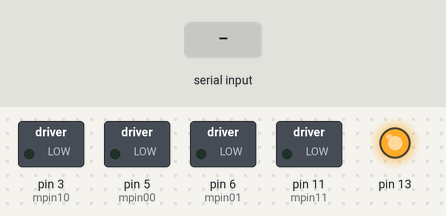
Recording of a sketch running on a simulated Arduino Uno, built with avr-gcc and run on an emulated ATmega328P. Parts: switched loads named in the sketch (green lamp = pin HIGH), output pins drawn as LEDs (lit = HIGH). The inputs (shaded band) are chosen by the test bench.

Above: at 7.2 s.
7.3 s: "F" received over the second serial link
At 8.5 s:
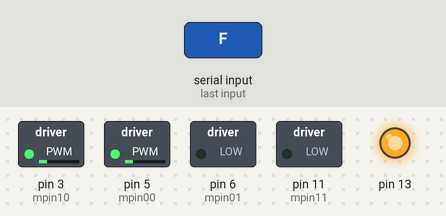
8.8 s: "B" received over the second serial link
At 9.8 s:
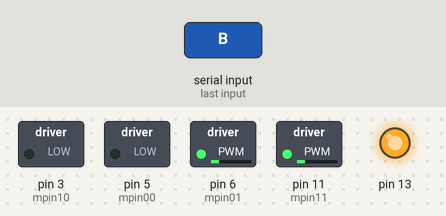
10.3 s: "L" received over the second serial link
At 10.9 s:
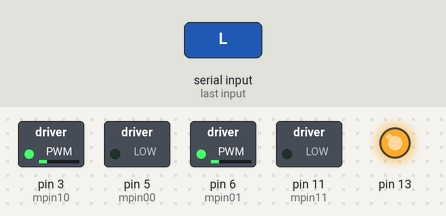
11.8 s: "R" received over the second serial link
At 12.1 s:
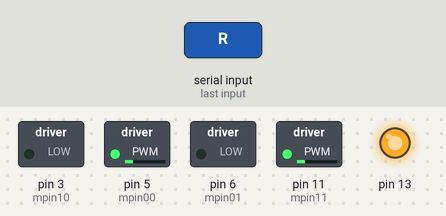
Timing chart, 0 to 14.3 s (numbered marks = the images above; inputs shaded):
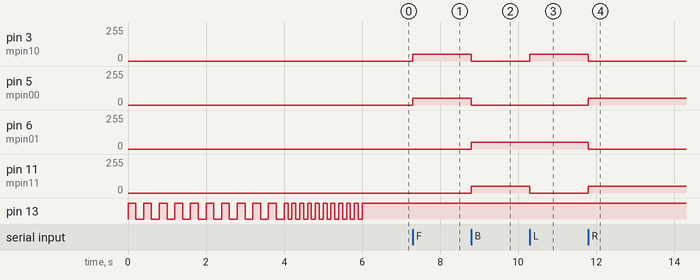

Measured:
- after the input at 7.3 s, pin 3 (mpin10), pin 5 (mpin00): 0/255 → 50/255 at once
- after the input at 8.8 s, pin 3 (mpin10), pin 5 (mpin00): 50/255 → 0/255 at once; pin 6 (mpin01), pin 11 (mpin11): 0/255 → 50/255 at once
- after the input at 10.3 s, pin 3 (mpin10): 0/255 → 50/255 at once; pin 11 (mpin11): 50/255 → 0/255 at once
- after the input at 11.8 s, pin 3 (mpin10), pin 6 (mpin01): 50/255 → 0/255 at once; pin 5 (mpin00), pin 11 (mpin11): 0/255 → 50/255 at once

The sketch:

slave_car.ino
```cpp
#include <SoftwareSerial.h>
// Pinii motor 1
#define mpin00 5
#define mpin01 6
// Pinii motor 2
#define mpin10 3
#define mpin11 11


#define SPEED 50

SoftwareSerial blue_serial(2,12); // RX, TX

void setup() {
  digitalWrite(mpin00, 0);
  digitalWrite(mpin01, 0);
  digitalWrite(mpin10, 0);
  digitalWrite(mpin11, 0);
  pinMode (mpin00, OUTPUT);
  pinMode (mpin01, OUTPUT);
  pinMode (mpin10, OUTPUT);
  pinMode (mpin11, OUTPUT);
  // pin LED
  pinMode(13, OUTPUT);
  blue_serial.begin(38400);
  //Serial.begin(9600);
  //Serial1.begin(9600);

   for (int i = 0; i < 10; i++)
  {
    digitalWrite(13, 1);
    delay(200);
    digitalWrite(13, 0);
    delay(200);
  }
  // Blink rapid. Scoateți cablul USB!!!!
  for (int i = 0; i < 10; i++)
  {
    digitalWrite(13, 1);
    delay(100);
    digitalWrite(13, 0);
    delay(100);
  }
  digitalWrite(13, 1);
}

void loop() {
  int command = blue_serial.read();
  if (command != -1) {
    switch (command) {
      case 'F': forward(); break;
      case 'B': back(); break;
      case 'L': left(); break;
      case 'R': right(); break;
      case 'S': stoped(); break;
    //  default: break;
    }
    delay(10);
  }

}

void forward() {
  stoped();
   analogWrite(mpin00, SPEED);
  analogWrite(mpin10, SPEED);

}

void back() {
  stoped();


   analogWrite(mpin01, SPEED);
  analogWrite(mpin11, SPEED);

}

void left() {
  stoped();
 analogWrite(mpin10, SPEED);
  analogWrite(mpin01, SPEED);

}

void right() {
  stoped();


   analogWrite(mpin11, SPEED);
  analogWrite(mpin00, SPEED);
}

void stoped() {
  analogWrite(mpin00, 0);
  analogWrite(mpin01, 0);
  analogWrite(mpin10, 0);
  analogWrite(mpin11, 0);
}
```
